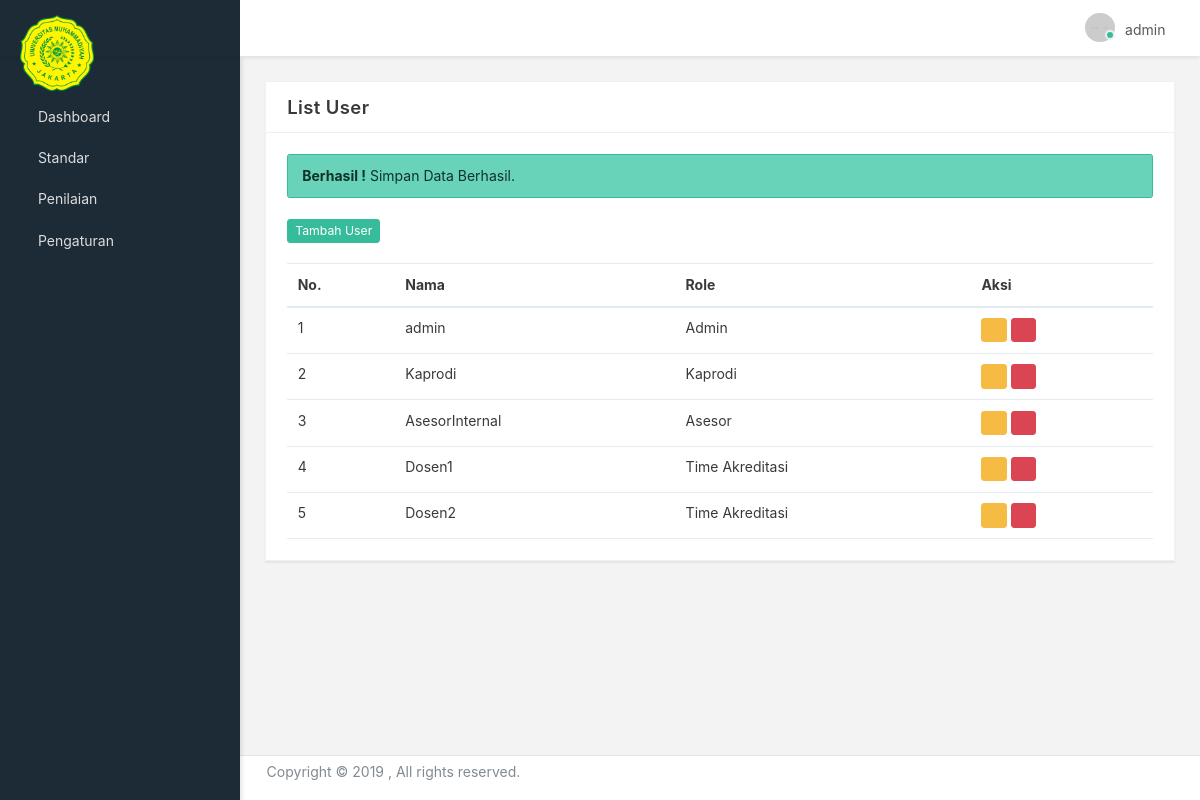
The page /index.php?page=master_user&pesan=success (signed in) on the database its author committed.
### tables this page shows
CREATE TABLE `users` (
  `id` int(11) NOT NULL AUTO_INCREMENT,
  `username` varchar(255) DEFAULT NULL,
  `password` varchar(255) DEFAULT NULL,
  `role` int(1) DEFAULT NULL,
  `created_at` timestamp NOT NULL DEFAULT CURRENT_TIMESTAMP,
  PRIMARY KEY (`id`)
);

CREATE TABLE `role` (
  `id` int(11) NOT NULL AUTO_INCREMENT,
  `nama_role` varchar(100) DEFAULT NULL,
  PRIMARY KEY (`id`)
);

### view/user/master_user.php (the view, shortened to what this page needs)
<div class="row">
    <div class="col-xs-12">
        <div class="card">
            <div class="card-header">
                <h4 class="card-title">List User</h4>
                <div class="heading-elements">
                    <ul class="list-inline mb-0">
                        <li><a data-action="collapse"><i class="icon-minus4"></i></a></li>
                        <li><a data-action="reload"><i class="icon-reload"></i></a></li>
                        <li><a data-action="expand"><i class="icon-expand2"></i></a></li>
                        <li><a data-action="close"><i class="icon-cross2"></i></a></li>
                    </ul>
                </div>
            </div>
            <div class="card-body collapse in">
                <div class="card-block card-dashboard">
                    <div id="alertlog">
                        <?php
                        if(isset($_GET['pesan'])){
                            if($_GET['pesan'] == "gagal"){ ?>
                                <div class="alert alert-danger mb-2" role="alert">
                                    <strong>Gagal !</strong> Simpan Data Gagal.
                                </div>
                            <?php }else if($_GET['pesan'] == "success"){ ?>
                                <div class="alert alert-success mb-2" role="alert">
                                    <strong>Berhasil !</strong> Simpan Data Berhasil.
                                </div>
                            <?php }
                        }
                        ?>
                    </div>
                    <button class="btn btn-success btn-sm" onclick="tambah_user()">Tambah User</button>
                    <br><br>
                    <div class="table-responsive">
                        <table class="table table-hover mb-0">
                            <thead>
                                <tr>
                                    <th>No.</th>
                                    <th>Nama</th>
                                    <th>Role</th>
                                    <th>Aksi</th>
                                </tr>
                            </thead>
                            <tbody>
                                <?php
                                $query_dokumen = "SELECT a.*, b.nama_role
                                                    FROM users a
                                                    INNER JOIN role b ON a.role = b.id";
                                $data = mysqli_query($koneksi, $query_dokumen);
                                $count_data = mysqli_num_rows($data);
                                if ($count_data > 0) {
                                    $no = 1;
                                    while ($row = mysqli_fetch_array($data))
                                    { ?>
                                        <tr>
                                            <td scope="row"><?php echo $no; ?></td>
                                            <td><?php echo $row['username'] ?></td>
                                            <td><?php echo $row['nama_role'] ?></td>
                                            <td>
                                                <button type="button" class="btn btn-warning btn-sm" onclick="edit_user(<?php echo $row['id'] ?>)"><i class="icon-download4"></i></button>
                                                <a href="action/delete_user.php?id=<?php echo $row['id'] ?>" onclick="return confirm('Yakin hapus User ini?');">
                                                    <button type="button" class="btn btn-danger btn-sm"><i class="icon-trash-o"></i></button>
                                                </a>
                                            </td>
                                        </tr>
                                    <?php $no++; }
                                }else{ ?>
                                    <tr>
                                        <td colspan="4"><center>User tidak terseida.</center></td>
                                    </tr>
                                <?php } ?>
                            </tbody>
                        </table>
                    </div>
                </div>
            </div>
        </div>
    </div>
</div>

### index.php (shortened to what this page needs)
<!DOCTYPE html>
<html lang="en" data-textdirection="ltr" class="loading">
  <head>
    <?php
    include 'action/koneksi.php';
    ?>
    <link rel="stylesheet" type="text/css" href="app-assets/css/bootstrap.css">
    <link rel="stylesheet" type="text/css" href="app-assets/fonts/icomoon.css">
    <link rel="stylesheet" type="text/css" href="app-assets/fonts/flag-icon-css/css/flag-icon.min.css">
    <link rel="stylesheet" type="text/css" href="app-assets/vendors/css/extensions/pace.css">
    <link rel="stylesheet" type="text/css" href="app-assets/css/bootstrap-extended.css">
    <link rel="stylesheet" type="text/css" href="app-assets/css/app.css">
    <link rel="stylesheet" type="text/css" href="app-assets/css/colors.css">
    <link rel="stylesheet" type="text/css" href="app-assets/css/core/menu/menu-types/vertical-menu.css">
    <link rel="stylesheet" type="text/css" href="app-assets/css/core/menu/menu-types/vertical-overlay-menu.css">
    <link rel="stylesheet" type="text/css" href="app-assets/css/core/colors/palette-gradient.css">
    <link rel="stylesheet" type="text/css" href="assets/css/style.css">
  </head>
  <body data-open="click" data-menu="vertical-menu" data-col="2-columns" class="vertical-layout vertical-menu 2-columns  fixed-navbar">
    <nav class="header-navbar navbar navbar-with-menu navbar-fixed-top navbar-semi-dark navbar-shadow">
      <div class="navbar-wrapper">
        <div class="navbar-header">
          <ul class="nav navbar-nav">
            <li class="nav-item"><a href="index.html" class="navbar-brand nav-link"><img style="max-width: 40%;" alt="branding logo" src="app-assets/images/logo/UNIVERSITAS-MUHAMMADIYAH-JAKARTA.png" data-expand="app-assets/images/logo/UNIVERSITAS-MUHAMMADIYAH-JAKARTA.png" data-collapse="app-assets/images/logo/robust-logo-small.png" class="brand-logo"></a></li>
          </ul>
        </div>
        <div class="navbar-container content container-fluid">
          <div id="navbar-mobile" class="collapse navbar-toggleable-sm">
            <ul class="nav navbar-nav">
              <li class="nav-item hidden-sm-down"><a class="nav-link nav-menu-main menu-toggle hidden-xs"><i class="icon-menu5">         </i></a></li>
              <li class="nav-item hidden-sm-down"><a href="#" class="nav-link nav-link-expand"><i class="ficon icon-expand2"></i></a></li>
            </ul>
            <ul class="nav navbar-nav float-xs-right">
              <li class="dropdown dropdown-user nav-item"><a href="#" data-toggle="dropdown" class="dropdown-toggle nav-link dropdown-user-link"><span class="avatar avatar-online"><img src="app-assets/images/portrait/small/avatar-s-1.png" alt="avatar"><i></i></span><span class="user-name"><?php echo $_SESSION['username']; ?></span></a>
              </li>
            </ul>
          </div>
        </div>
      </div>
    </nav>
    <div data-scroll-to-active="true" class="main-menu menu-fixed menu-dark menu-accordion menu-shadow">
      <div class="main-menu-header">
      </div>
      <div class="main-menu-content">
        <ul id="main-menu-navigation" data-menu="menu-navigation" class="navigation navigation-main">
          <li class=" nav-item"><a href="index.php"><i class="icon-home3"></i><span data-i18n="nav.dash.main" class="menu-title">Dashboard</span></a>
          </li>
          <li class=" nav-item"><a href="#"><i class="icon-stack-2"></i><span data-i18n="nav.page_layouts.main" class="menu-title">Standar</span></a>
          </li>
          <li class=" nav-item"><a href="index.php?page=penilaian"><i class="icon-briefcase4"></i><span data-i18n="nav.project.main" class="menu-title">Penilaian</span></a>
          </li>
          <li class=" nav-item"><a href="#"><i class="icon-ios-albums-outline"></i><span data-i18n="nav.cards.main" class="menu-title">Pengaturan</span></a>
          </li>
        </ul>
      </div>
    </div>
    <div class="app-content content container-fluid">
      <div class="content-wrapper">
        <div class="content-body">
          <?php
          if(isset($_GET['page'])){
            $page = $_GET['page'];
            switch ($page) {
              case 'master_user':
                include "view/user/master_user.php";
                break;
            }
          }else{
            include "view/home/view_home.php";
          }
          ?>
        </div>
      </div>
    </div>
    <footer class="footer footer-static footer-light navbar-border">
      <p class="clearfix text-muted text-sm-center mb-0 px-2"><span class="float-md-left d-xs-block d-md-inline-block">Copyright  &copy; <?php echo date('Y'); ?> , All rights reserved. </span></p>
    </footer>
  </body>
</html>

### app-assets/css/app.css (style rules this page uses)
@media (max-width: 1366px) { html { font-size: 14px; } }
html { height: 100%; }
html body { height: 100%; background-color: #F3F3F3; direction: ltr; }
html body.fixed-navbar { padding-top: 4rem; }
html body .content { padding: 0; transition: 300ms ease all; backface-visibility: hidden; }
html body .content .content-wrapper { padding: 1.8rem; }
footer.footer { padding: 0.4rem; }
footer.navbar-border { border-top: 1px solid rgba(0, 0, 0, 0.1); }
footer.footer-light { background: #FFFFFF; }
.main-menu { z-index: 1000; position: absolute; display: table-cell; }
.main-menu.menu-dark { color: #dcdcdc; background: #1D2B36; }
.main-menu.menu-dark .main-menu-header { padding: 20px; }
.main-menu.menu-dark .navigation { background: #1D2B36; }
.main-menu.menu-dark .navigation li a { color: #dcdcdc; }
.main-menu.menu-dark .navigation > li { padding: 0; }
.main-menu.menu-dark .navigation > li > a { padding: 8px 20px; }
.main-menu.menu-dark .navigation > li > a i { position: relative; top: 3px; }
.main-menu.menu-fixed { position: fixed; height: 100%; top: 4rem; height: calc(100% - 4rem); }
.main-menu.menu-shadow { box-shadow: 2px 2px 4px rgba(0, 0, 0, 0.1); }
.main-menu .main-menu-content { height: 100%; position: relative; }
.main-menu ul { list-style: none; margin: 0; padding: 0; }
.main-menu ul.navigation-main { overflow-x: hidden; }
.main-menu a { outline: none; }
.navigation { font-size: 1rem; overflow-y: hidden; padding-bottom: 20px; }
.navigation li { position: relative; white-space: nowrap; }
.navigation li a { display: block; text-overflow: ellipsis; overflow: hidden; }
.avatar { position: relative; display: inline-block; width: 30px; white-space: nowrap; border-radius: 1000px; vertical-align: bottom; }
.avatar i { position: absolute; right: -7px; bottom: 2px; width: 10px; height: 10px; border: 2px solid #eceeef; border-radius: 100%; }
.avatar img { width: 100%; max-width: 100%; height: auto; border: 0 none; border-radius: 1000px; }
.avatar-online i { background-color: #37BC9B; }
.ps-container { -ms-touch-action: none; touch-action: none; overflow: hidden !important; -ms-overflow-style: none; }
.ps-theme-light { -ms-touch-action: none; touch-action: none; overflow: hidden !important; -ms-overflow-style: none; }
@media screen and (min-width: 0px) { body:after { content: "xs - min-width: 0px"; } }
@media screen and (min-width: 544px) { body:after { content: "sm - min-width: 544px"; } }
@media screen and (min-width: 768px) { body:after { content: "md - min-width: 768px"; } }
@media screen and (min-width: 992px) { body:after { content: "lg - min-width: 992px"; } }
@media screen and (min-width: 1200px) { body:after { content: "xl - min-width: 1200px"; } }
body:after { display: none; }

### app-assets/css/core/menu/menu-types/vertical-menu.css (style rules this page uses)
@media (min-width: 992px) { body.vertical-layout.vertical-menu .main-menu { width: 240px; } }
@media (min-width: 992px) { body.vertical-layout.vertical-menu .navbar .navbar-header { width: 240px; } }
@media (min-width: 992px) { body.vertical-layout.vertical-menu .content, body.vertical-layout.vertical-menu .footer { margin-left: 240px; } }

### index.php (style rules this page uses)
.footer { height:45px; width: 100%; background-image: none; background-repeat: repeat; background-attachment: scroll; background-position: 0% 0%; position: fixed; bottom: 0pt; left: 0pt; }

### rows shown on the page
users: username "admin", role.nama_role "Admin"
users: username "Kaprodi", role.nama_role "Kaprodi"
users: username "AsesorInternal", role.nama_role "Asesor"
users: username "Dosen1", role.nama_role "Time Akreditasi"
users: username "Dosen2", role.nama_role "Time Akreditasi"

### other values the page prints
$_SESSION['username'] "admin"
